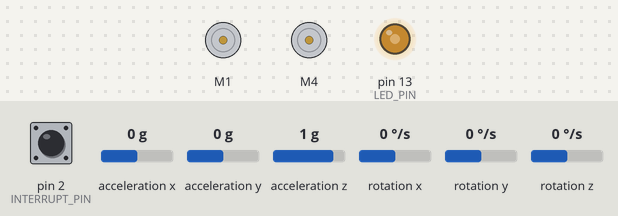
A sketch run on a simulated Arduino Uno, built with avr-gcc and run on an emulated ATmega328P. Shown: 2 × DC motor (green arrow = forward, orange = backward, longer = faster), output pins drawn as LEDs (lit = HIGH). Inputs (shaded band) come from the test bench; at power-on: acceleration x 0 g, pin 2 (INTERRUPT_PIN) LOW, acceleration y 0 g, acceleration z 1 g, rotation x 0 °/s, rotation y 0 °/s, rotation z 0 °/s. The sensor or clock chip raises its interrupt line as the real part does.

Above: at 6.79 s.
6.8 s: acceleration x set to -1.4 g
9.8 s: acceleration x set to 0.1 g
At 9.87 s:
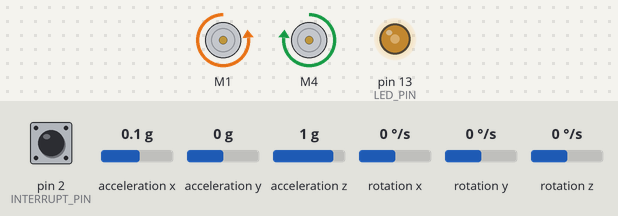
12.8 s: acceleration x set to -0.1 g
At 15.66 s:
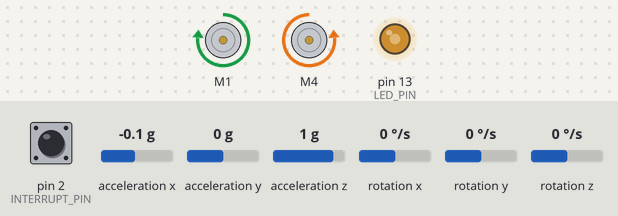
Timing chart, 0 to 21.8 s (numbered marks = the images above; inputs shaded):
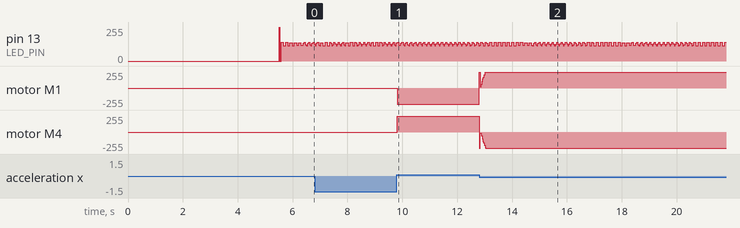

Measured:
- after the input at 9.8 s, motor M1: stopped → backward 240/255 at once; motor M4: stopped → forward 240/255 at once

The sketch:

balancce.ino
```cpp
/********** Self-Balancing Robot **********/
#include "I2Cdev.h"
#include "MPU6050_6Axis_MotionApps20.h"
#include <AFMotor.h>
#include <PID_v1.h>

#define IR_RECEIVE_PIN 9
#define USE_EXTENDED_NEC_PROTOCOL
#include <TinyIRReceiver.hpp>

#if I2CDEV_IMPLEMENTATION == I2CDEV_ARDUINO_WIRE
    #include "Wire.h"
#endif

// --- MPU6050 ---
MPU6050 mpu;

#define INTERRUPT_PIN 2
#define LED_PIN 13


bool dmpReady = false;
uint8_t mpuIntStatus;
uint8_t devStatus;
uint16_t packetSize;
uint16_t fifoCount;
uint8_t fifoBuffer[64];


Quaternion q;
VectorFloat gravity;
float ypr[3];


volatile bool mpuInterrupt = false;
void dmpDataReady() { mpuInterrupt = true; }

// --- Motors ---
 AF_DCMotor leftMotor(1);   // M1
AF_DCMotor rightMotor(4);  // M4

// --- PID ---
double pitchInput, pidOutput;
double setpoint = 0;


double Kp = 35;   //  40.0, 35.0
double Ki = 350;    //   500, 350
double Kd = 0.8;    // 1.0, 0.8

PID balancePID(&pitchInput, &pidOutput, &setpoint, Kp, Ki, Kd, DIRECT);


/*
// --- IR ---
const double SETPOINT_STEP = 1.0;
const double SETPOINT_MIN  = -20.0;
const double SETPOINT_MAX  =  20.0;
double bankedSetpoint = setpoint;  // stores the banked value
*/
/*
// --- Square Demo ---
bool demoRunning = false;
int demoStep = 0;                           // 0-3 = sides, 4-7 = turns
unsigned long demoStepStart = 0;

const double DEMO_FORWARD_OFFSET =  0.5;   // degrees - lean forward to drive
const double DEMO_TURN_OFFSET    =  0.0;   // no lean during turn
const unsigned long DEMO_DRIVE_TIME = 3000; // ms per side
const unsigned long DEMO_TURN_TIME  = 600;  // ms per 90 degree turn
*/


bool blinkState = false;

// ================================================================
// ===                      INITIAL SETUP                       ===
// ================================================================

void setup() {

    delay(5000);

    #if I2CDEV_IMPLEMENTATION == I2CDEV_ARDUINO_WIRE
        Wire.begin();
        Wire.setClock(400000);
    #elif I2CDEV_IMPLEMENTATION == I2CDEV_BUILTIN_FASTWIRE
        Fastwire::setup(400, true);
    #endif

    // Serial.begin(115200);

//    Serial.println(F("Initializing I2C devices..."));
    mpu.initialize();
    pinMode(INTERRUPT_PIN, INPUT);

//    Serial.println(F("Testing device connections..."));
//    Serial.println(mpu.testConnection() ? F("MPU6050 connection successful") : F("MPU6050 connection failed"));

//    Serial.println(F("Initializing DMP..."));
    devStatus = mpu.dmpInitialize();

    mpu.setXAccelOffset(5923); //5627
    mpu.setYAccelOffset(5937); //5893
    mpu.setZAccelOffset(9333); //9263
    mpu.setXGyroOffset(-31); // -30
    mpu.setYGyroOffset(-51); // -52
    mpu.setZGyroOffset(4);   //  1


    if (devStatus == 0) {

        //mpu.CalibrateAccel(6);
        //mpu.CalibrateGyro(6);
        //mpu.PrintActiveOffsets();

//        Serial.println(F("Enabling DMP..."));
        mpu.setDMPEnabled(true);

//        Serial.print(F("Enabling interrupt detection (Arduino external interrupt "));
//        Serial.print(digitalPinToInterrupt(INTERRUPT_PIN));
//        Serial.println(F(")..."));
        attachInterrupt(digitalPinToInterrupt(INTERRUPT_PIN), dmpDataReady, RISING);
        mpuIntStatus = mpu.getIntStatus();

//        Serial.println(F("DMP ready!"));
        dmpReady = true;

        packetSize = mpu.dmpGetFIFOPacketSize();
    }
//     else {
// //        Serial.print(F("DMP Initialization failed (code "));
// //        Serial.print(devStatus);
// //        Serial.println(F(")"));
//     }

    // PID setup
    balancePID.SetMode(AUTOMATIC);
    balancePID.SetSampleTime(10);                  // compute every 10ms
    balancePID.SetOutputLimits(-240, 240);         // match motor speed range

    leftMotor.setSpeed(0);
    rightMotor.setSpeed(0);

/*
    // IR setup
    initPCIInterruptForTinyReceiver();
*/
/*
    demoRunning = true;
    demoStep = 0;
    demoStepStart = millis();
    bankedSetpoint = setpoint;
*/
    pinMode(LED_PIN, OUTPUT);
}

// ================================================================
// ===                     MOTOR CONTROL                        ===
// ================================================================

void setMotors(int speed) { //(int)pidoutput

    speed = constrain(speed, -240, 240);
    int absSpeed = abs(speed);

    if (speed > 0) {
        leftMotor.run(FORWARD);
        rightMotor.run(BACKWARD);
    } else if (speed < 0) {
        leftMotor.run(BACKWARD);
        rightMotor.run(FORWARD);
    } else {
        leftMotor.run(RELEASE);
        rightMotor.run(RELEASE);
    }

    leftMotor.setSpeed(absSpeed);
    rightMotor.setSpeed(absSpeed);

}

// ================================================================
// ===                     IR HANDLING                          ===
// ================================================================
/*
void handleIR() {
    if (TinyReceiverDecode()) {
        if (TinyIRReceiverData.Flags != IRDATA_FLAGS_IS_REPEAT) {
            switch (TinyIRReceiverData.Command) {
                case 0x16:  // "up"
                    setpoint = constrain(setpoint + SETPOINT_STEP, SETPOINT_MIN, SETPOINT_MAX);
                    break;
                case 0x14:  // "down"
                    setpoint = constrain(setpoint - SETPOINT_STEP, SETPOINT_MIN, SETPOINT_MAX);
                    break;
                case 0x0:  // up 7 degrees
                    setpoint = constrain(setpoint + 2.0, SETPOINT_MIN, SETPOINT_MAX);
                    break;
                case 0x1:  // down 7 degrees
                    setpoint = constrain(setpoint - 2.0, SETPOINT_MIN, SETPOINT_MAX);
                    break;
                case 0xF:  // bank current setpoint
                    bankedSetpoint = setpoint;
                    break;
                case 0xB:  // restore banked setpoint
                    setpoint = bankedSetpoint;
                    break;
                default:
                    break;
            }
        }
    }
}
*/
/*
void handleDemo() {
    if (!demoRunning) return;

    unsigned long now = millis();
    bool isDriving = (demoStep % 2 == 0);  // even steps = drive, odd = turn

    unsigned long stepDuration = isDriving ? DEMO_DRIVE_TIME : DEMO_TURN_TIME;

    if (now - demoStepStart >= stepDuration) {
        demoStep++;
        demoStepStart = now;

        if (demoStep >= 8) {  // 4 sides + 4 turns complete
            demoRunning = false;
            demoStep = 0;
            setpoint = bankedSetpoint;  // restore original setpoint
            return;
        }
    }

    if (isDriving) {
        // lean forward by offsetting setpoint
        setpoint = bankedSetpoint + DEMO_FORWARD_OFFSET;
        // both motors same speed - balance loop handles actual motor output
    } else {
        // turn by giving each motor a different speed
        // balance loop still runs, we just bias the motors
        setpoint = bankedSetpoint;
        int turnBias = 60;  // tune this - difference between left and right
        leftMotor.setSpeed(constrain((int)abs(pidOutput) + turnBias, 0, 240));
        rightMotor.setSpeed(constrain((int)abs(pidOutput) - turnBias, 0, 240));
    }
}
*/
// ================================================================
// ===                    MAIN PROGRAM LOOP                     ===
// ================================================================

void loop() {
    if (!dmpReady) return;

//    handleIR();
//    handleDemo();

    if (mpu.dmpGetCurrentFIFOPacket(fifoBuffer)) {

        // Get pitch angle from DMP
        mpu.dmpGetQuaternion(&q, fifoBuffer);
        mpu.dmpGetGravity(&gravity, &q);
        mpu.dmpGetYawPitchRoll(ypr, &q, &gravity);

        pitchInput = ypr[1] * 180 / M_PI;  // feed pitch into PID input

        // Kill motors if robot has fallen over
        if (abs(pitchInput) > 30) {
            setMotors(0);
            balancePID.SetMode(MANUAL);   // stop PID accumulating integral while fallen
            pidOutput = 0;
            balancePID.SetMode(AUTOMATIC);

            blinkState = !blinkState;
            digitalWrite(LED_PIN, blinkState);
            return;
        }

        // Run PID
        balancePID.Compute();


        setMotors((int)pidOutput);


        blinkState = !blinkState;
        digitalWrite(LED_PIN, blinkState);


//         Serial.print("Pitch: ");  Serial.print(pitchInput);
// //        Serial.print("\tbankedSetpoint: ");  Serial.print(bankedSetpoint);
//         Serial.print("\tSetpoint: ");  Serial.print(setpoint);
//         Serial.print("\tPID: ");  Serial.println(pidOutput);

    }
}
```
